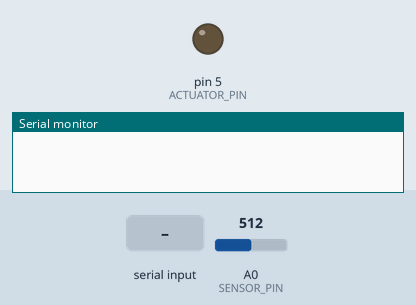
Bench run of a sketch on a simulated Arduino Uno, built with avr-gcc and run on an emulated ATmega328P. On the bench: output pins drawn as LEDs (lit = HIGH), the last lines printed to the serial monitor. The inputs (shaded band) are chosen by the test bench; at power-on: A0 (SENSOR_PIN) = 512. Random numbers use the default seed unless the sketch sets one.

Above: at 1.0 s.
1.1 s: "1" received over Serial
At 1.9 s:
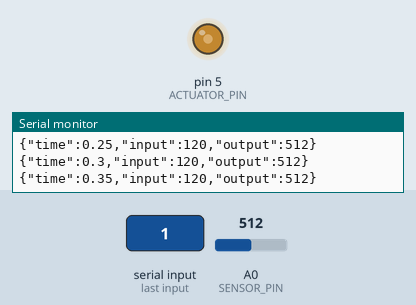
At 11.3 s:
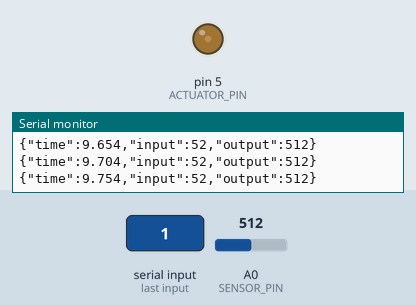
Timing chart, 0 to 27.0 s (numbered marks = the images above; inputs shaded):
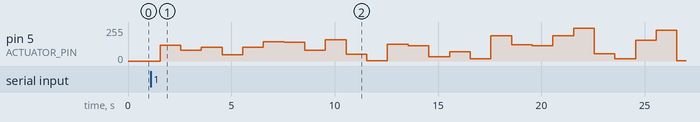

The sketch:

Aquisition.ino
```cpp
#include <ArduinoJson.h>

#define SENSOR_PIN   A0
#define ACTUATOR_PIN 5

double applyStep(){
    static unsigned long startTime;
    static int step;

    if(millis() - startTime < 1000)
        return step;

    startTime = millis();
    step = random(0, 255);
    analogWrite(ACTUATOR_PIN, step);
    return step;
}

double getOutput(){
    int analog = analogRead(SENSOR_PIN);
    return analog;
}

void setup(){
    Serial.begin(9600);
    pinMode(ACTUATOR_PIN, OUTPUT);
    pinMode(SENSOR_PIN, INPUT);

    randomSeed(millis());
    for(byte x=0; x<10; x++) rand();
    for(byte x=0; x<10; x++) random();

    while(!Serial.available())
        delay(500);
}

void loop(){
    static const unsigned long startTime = millis();
    static unsigned long attTime = millis();

    static StaticJsonDocument<64> data;
    static String response;

    if(millis() - attTime < 50) // T = 0.050 seg
        return;

    attTime = millis();
    data["time"]   = (millis() - startTime) / 1000.0;
    data["input"]  = applyStep();
    data["output"] = getOutput();

    serializeJson(data, response);
    Serial.println(response);
}
```
